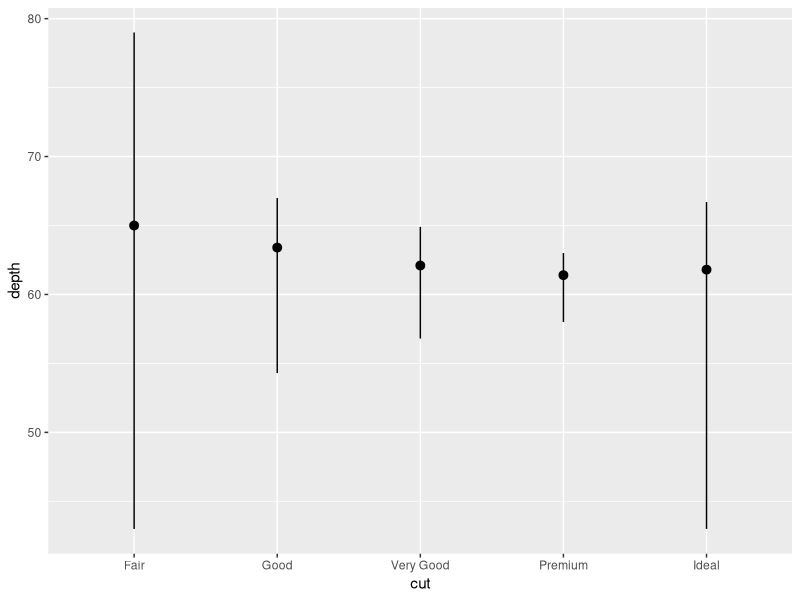
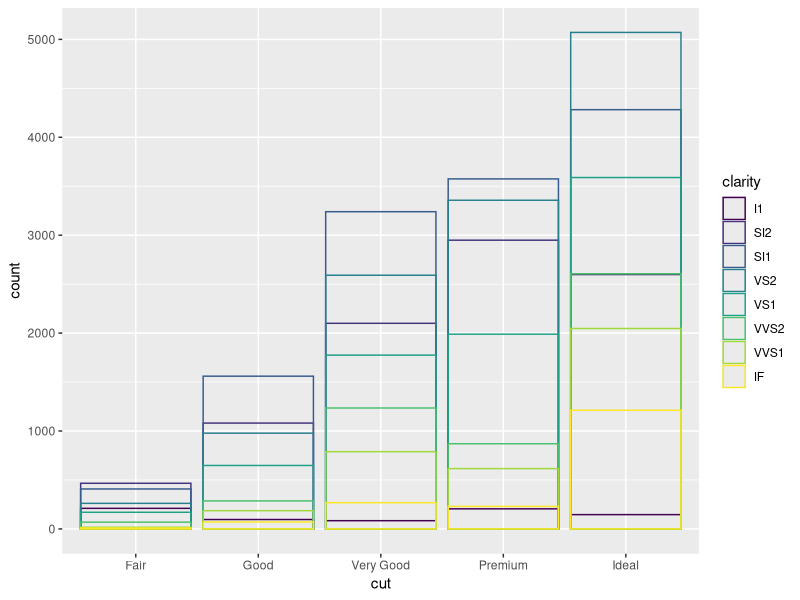
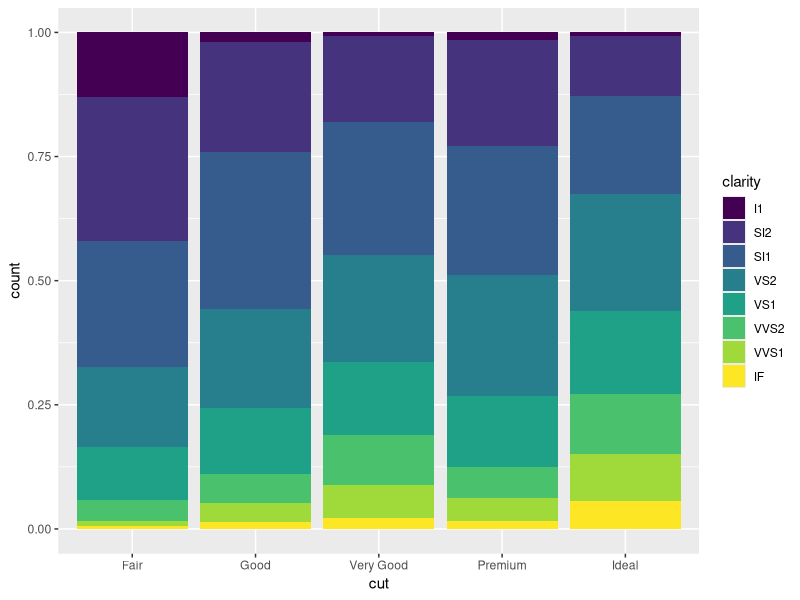
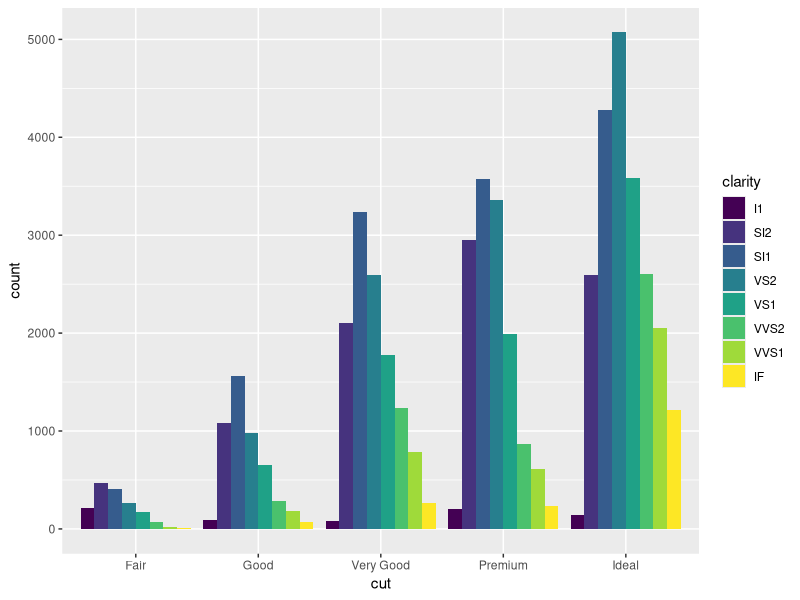
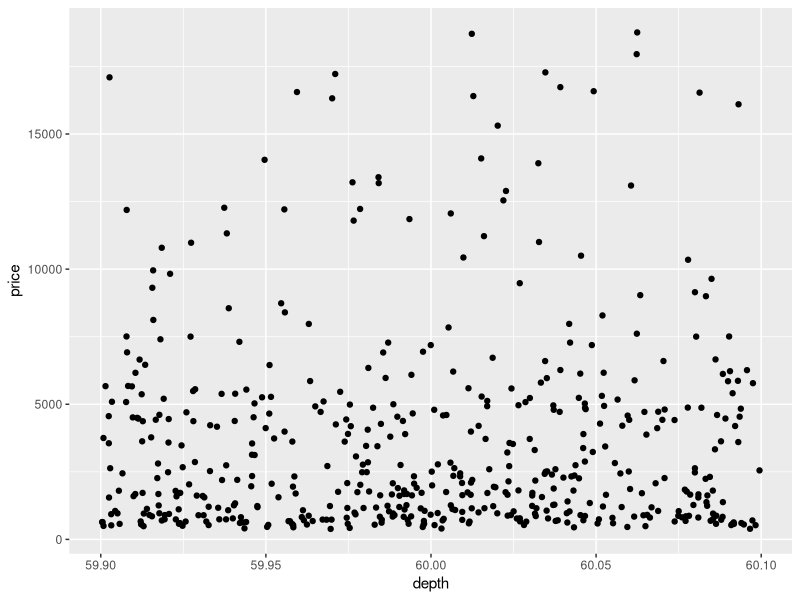
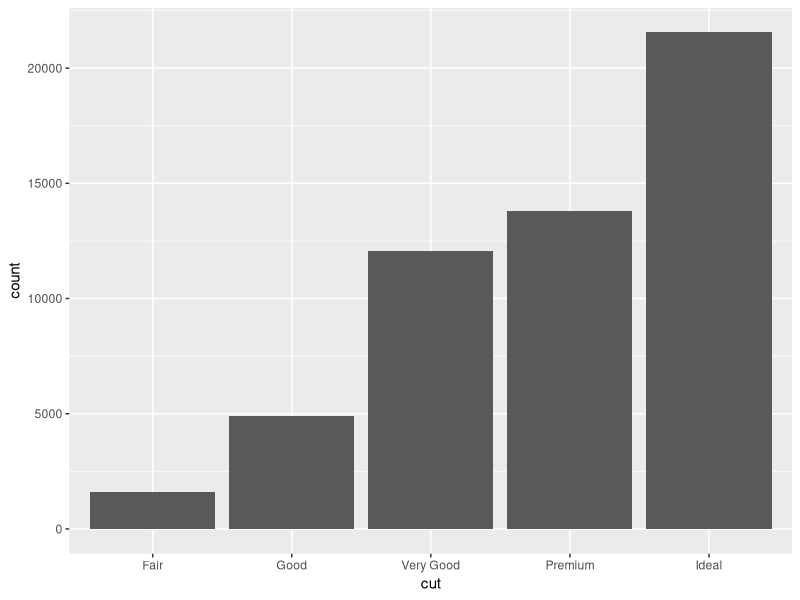
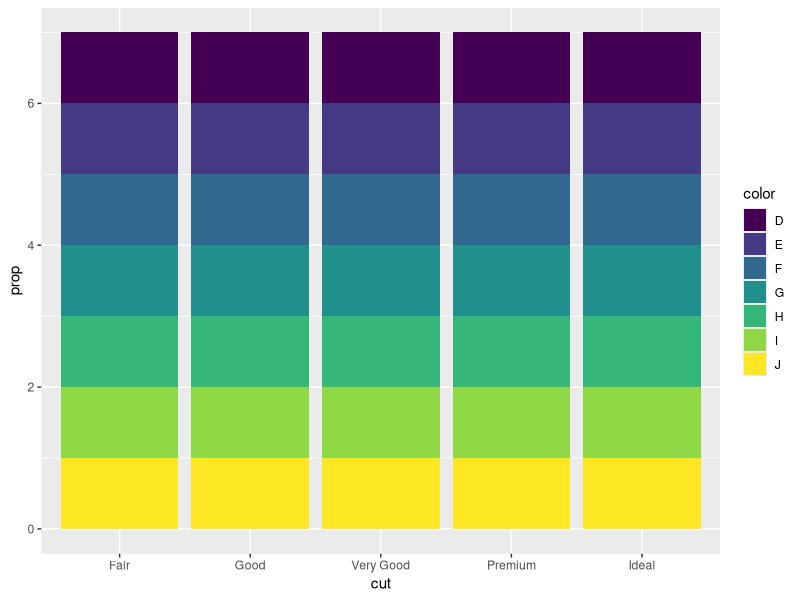
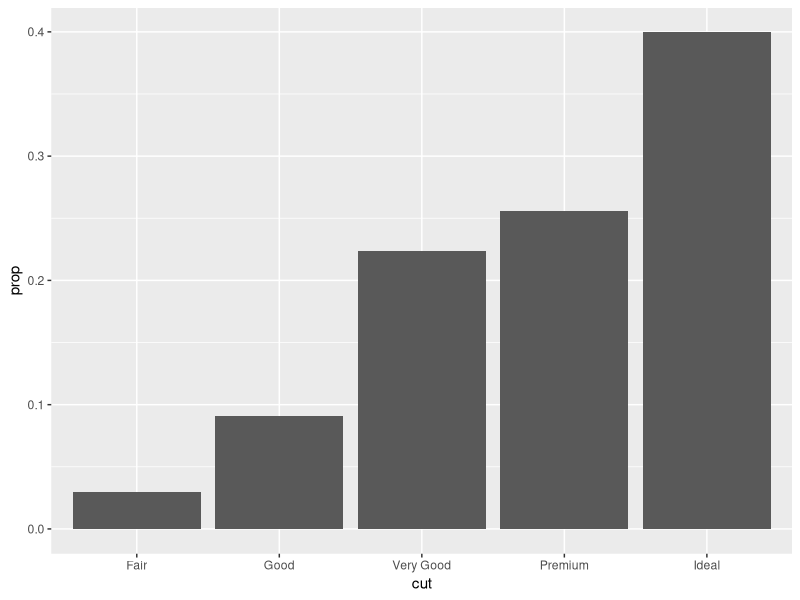

Write R code to recreate these figures, in order. (Note: this script raises an error after producing the figures.)
## ---- chunk 1
knitr::opts_chunk$set(echo = TRUE)
require(ggplot2)
require(dplyr)
require(scales)
## ---- chunk 2
ggplot2::diamonds
## ---- chunk 3
ggplot(data = diamonds) +
  stat_summary(
    mapping = aes(x = cut, y = depth),
    fun.ymin = min,
    fun.ymax = max,
    fun.y = median
  )
## ---- chunk 4
# Max value is less than default stack position
ggplot(diamonds, mapping = aes(x = cut)) +
  # geom_bar(mapping = aes(fill = clarity), alpha = 2/5, position = "identity")
  geom_bar(mapping = aes(color = clarity), fill = NA, position = "identity")
## ---- chunk 5
base_plot <- ggplot(diamonds, mapping = aes(x = cut))
base_plot + geom_bar(mapping = aes(fill = clarity), position = "fill")
                                    # Easy for proportions comparing
base_plot + geom_bar(mapping = aes(fill = clarity), position = "dodge")
                                    # Separate overlapping objects
## ---- chunk 6
ggplot(diamonds) +
  # geom_point(mapping = aes(x = depth, y = price))
                                    # Many points around depth of 60 overlapped
  # geom_point(data = filter(diamonds, depth == 60), mapping = aes(x = depth, y = price))
                                    # Still hard to see where the mass of data is
  # geom_point(data = filter(diamonds, depth == 60), mapping = aes(x = depth, y = price), position = "jitter")
                                    # Spreads 511 points out making points receive random noises
  geom_jitter(data = filter(diamonds, depth == 60), mapping = aes(x = depth, y = price), width = 0.1)
                                    # Make the total spread to be 0.2 around 60
cat("Filtered Result Rows:", NROW(filter(diamonds, depth == 60)))
diamonds %>% filter(depth == 60) %>% count(cut)
## ---- chunk 7
(
  ggplot(data = diamonds) +
    geom_bar(mapping = aes(x = cut, y = ..count..))
    # geom_bar(mapping = aes(x = cut))  # Implicit Count Computing
    # Error: binwidth is not supported in bar_graph ↓
    # geom_bar(mapping = aes(x = cut), binwidth = 30)
    # stat_count(mapping = aes(x = cut))       # count transformation under the hood
)
## ---- chunk 8
(
  ggplot(diamonds) +
    # geom_bar(mapping = aes(x = cut, y = ..prop..))
    # Groupwise Proportion will make it work on default grouping strategy
    # which is grouped by color variable, in this data case
    geom_bar(mapping = aes(x = cut, y = ..prop.., fill = color))
    # Test if the color variable used as group definition
)
(
  ggplot(diamonds) +
    # disable all grouping strategy, makes ggplot take
    # the whole dataset as one group
    geom_bar(mapping = aes(x = cut, y = ..prop.., group = 1))
)
## ---- chunk 9
(
  ggplot(diamonds) +
    # geom_bar(mapping = aes(x = cut, y = ..count.., fill = clarity), position = "stack")
    geom_bar(mapping = aes(x = cut, y = ..count.., fill = clarity))
    # stack is default position in geom_bar function
)
(
  ggplot(diamonds) +
    geom_bar(mapping = aes(x = cut, y = ..prop.., fill = clarity, group = 1), position = "stack")
    # position does not work in proportion plot
)
## ---- chunk 10
ggplot(diamonds) +
  geom_bar(mapping = aes(x = cut, color = cut)) # Color a bar chart
ggplot(diamonds) +
  geom_bar(mapping = aes(x = cut, fill = cut))  # Fill a bar chart
## ---- chunk 11
(demo_small_table <- tibble::tribble(
  ~cut,         ~freq,
  "Fair",       1000,      # Key in a table should be unique for `identity stat`
  "Good",       2000,
  "Very Good",  3000,
  "Premium",    4000,
  "Ideal",      5000
))
ggplot(data = demo_small_table) +
  geom_bar(mapping = aes(x = cut, y = freq), stat = "identity")
## ---- chunk 12
ggplot(data = diamonds)+
  geom_histogram(mapping = aes(price, fill = cut), binwidth = 500)
# Get the tabular form data for continuous data
count(diamonds, cut_width(price, width = 500))
## ---- chunk 13
ggplot(diamonds) +
  geom_histogram(aes(x = price, fill = cut), bins = 30)
## ---- chunk 14
ggplot(diamonds) +
  geom_freqpoly(aes(x = price, color = cut), bins = 30)
## ---- chunk 15
ggplot(diamonds) +
  geom_freqpoly(aes(x = price, y = ..density.., color = cut), bins = 30)
## ---- chunk 16
ggplot(diamonds) +
  geom_count(mapping = aes(x = cut, y = color))
## This computing could also be available in table form:
diamonds %>% count(color, cut)
## ---- chunk 17
diamonds %>%
  count(color, cut) %>%
  ggplot() +
  geom_tile(mapping = aes(x = cut, y = color, fill = n)) +
  scale_fill_continuous(trans = 'reverse') +
  guides(fill = guide_legend(reverse = T))
## ---- chunk 18
(price_vs_carat <- ggplot(data = diamonds, mapping = aes(x = carat, y = price)) +
  geom_point(alpha = 1/10))
price_vs_carat + 
  scale_x_log10(
    breaks = trans_breaks("log10", function(x)  10 ^ x),
    labels = trans_format("log10", math_format(10 ^ .x))
  ) +
  scale_y_log10(
    breaks = trans_breaks("log10", function(x)  10 ^ x),
    labels = trans_format("log10", math_format(10 ^ .x))
  ) + geom_smooth(method = "lm")
price_vs_carat + coord_trans(x = "log10", y = "log10")
price_vs_carat + scale_x_log10() + scale_y_log10() + geom_smooth(method = "lm") + coord_polar()
## ---- chunk 19
ggplot(diamonds) +
  geom_bin2d(mapping = aes(x = carat, y = price))
## ---- chunk 20
ggplot(diamonds) +
  geom_hex(aes(x = carat, y = price))
## ---- chunk 21
ggplot(diamonds) +
  geom_boxplot(mapping = aes(x = carat, y = price, group = cut_width(carat, 0.5)))
## ---- chunk 22
ggplot(diamonds) +
  geom_boxplot(mapping = aes(
    x = carat,
    y = price,
    group = cut_number(carat, 20)
  ))
## ---- chunk 23
model <- lm(log(price) ~ log(carat), data = diamonds)
diamonds %>%
  add_residuals(model = model) %>%
  mutate(resid = exp(resid)) %>%
  ggplot() + geom_point(mapping = aes(x = carat, y = resid))
## ---- chunk 24
model <- lm(log(price) ~ log(carat), data = diamonds)
diamonds %>%
  add_residuals(model = model) %>%
  mutate(resid = exp(resid)) %>%
  ggplot() + geom_boxplot(mapping = aes(x = cut, y = resid))
## ---- chunk 25
bar <- ggplot(diamonds) +
  geom_bar(
    mapping = aes(x = cut, fill = cut),
    show.legend = FALSE,     # Because x-axis has represented meanings of each bar
    width = 1
  )
bar <- bar + theme(aspect.ratio = 1)   # Set aspect ratio of the panel to the picture
(bar <- bar + labs(x = NULL, y = NULL))
bar + coord_flip()
bar + coord_polar()
## ---- chunk 26
(bar_plot <-
   ggplot(diamonds, mapping = aes(x = "", fill = clarity)) +
   geom_bar(width = 1))
bar_plot + coord_polar(theta = "y")
bar_plot + coord_polar(theta = "x")
## ---- chunk 27
(beforeZoom <- ggplot(diamonds) +
  geom_histogram(mapping = aes(x = y), binwidth = 0.5))
beforeZoom + coord_cartesian(ylim = c(0, 30))
beforeZoom + coord_cartesian(xlim = c(-2, 4), ylim = c(0, 10))
## ---- chunk 28
diamonds %>%
  filter(y < 3 | y > 20) %>%
  select(price, x, y, z) %>%
  arrange(y)
## ---- chunk 29
diamonds %>%
  mutate(
    y = ifelse(y < 3 | y > 20, NA, y) # Remove the effect from unusual values
  ) %>%
  ggplot() +
  geom_histogram(mapping = aes(x = y), binwidth = 0.5)
